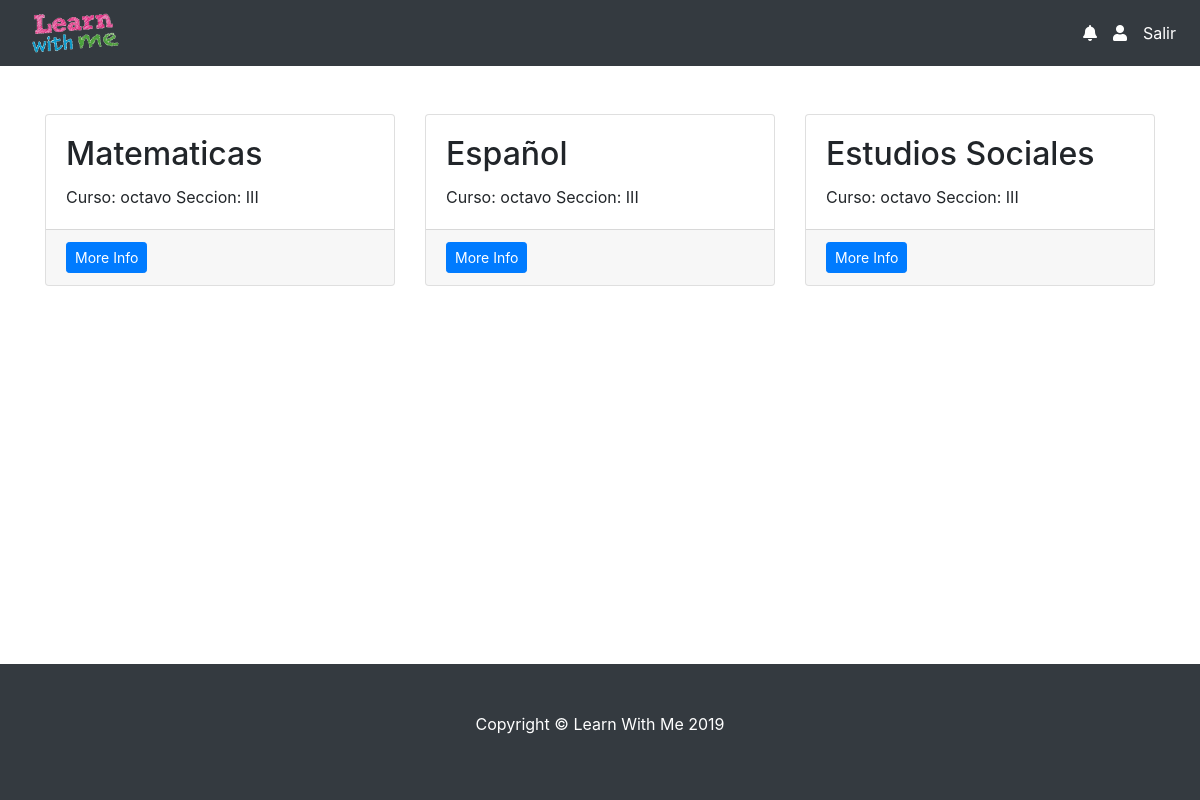
The page /RecursosEstudiantiles.php (signed in) on the database its author committed.
### tables this page shows
CREATE TABLE IF NOT EXISTS `tbl_usuarios` (
  `usuarioID` int(11) NOT NULL AUTO_INCREMENT,
  `nombre` varchar(20) DEFAULT NULL,
  `apellido` varchar(20) DEFAULT NULL,
  `correo` varchar(100) DEFAULT NULL,
  `password` varchar(100) DEFAULT NULL,
  `Cedula` int(15) NOT NULL,
  `FechaNacimiento` date NOT NULL,
  `telefono` int(12) NOT NULL,
  `tipoUsuarioID` int(11) DEFAULT NULL,
  `DepartamentoID` int(11) DEFAULT NULL,
  `MunicipioID` int(11) DEFAULT NULL,
  PRIMARY KEY (`usuarioID`),
  KEY `tipoUsuarioID` (`tipoUsuarioID`),
  KEY `DepartamentoID` (`DepartamentoID`),
  KEY `MunicipioID` (`MunicipioID`)
);

CREATE TABLE IF NOT EXISTS `tbl_asignaturas` (
  `asignaturaID` int(11) NOT NULL AUTO_INCREMENT,
  `nombreAsignatura` varchar(45) DEFAULT NULL,
  `CursoID` int(11) DEFAULT NULL,
  PRIMARY KEY (`asignaturaID`),
  KEY `CursoID` (`CursoID`)
);

CREATE TABLE IF NOT EXISTS `tbl_cursos` (
  `CursoID` int(11) NOT NULL AUTO_INCREMENT,
  `nombreCurso` varchar(30) DEFAULT NULL,
  PRIMARY KEY (`CursoID`)
);

CREATE TABLE IF NOT EXISTS `tbl_secciones` (
  `SeccionID` int(11) NOT NULL AUTO_INCREMENT,
  `nombreSeccion` varchar(15) DEFAULT NULL,
  PRIMARY KEY (`SeccionID`)
);

### Clases/Conexion.php (called while the page is built, shortened)
<?php
	class Conexion{
		private $host = "localhost";
		private $usuario = "root";
		private $password = "";
		private $baseDatos = "copialwm";
		private $puerto = 3306;
		private $link;
		public function __construct(){
			$this->link = mysqli_connect(
				$this->host,
				$this->usuario,
				$this->password,
				$this->baseDatos,
				$this->puerto
			);
		}
		public function ejecutarConsulta($sql){
			return mysqli_query($this->link, $sql);
		}
		public function obtenerFila($resultado){
			return mysqli_fetch_array($resultado);
		}
	}
?>

### RecursosEstudiantiles.php (the view, shortened to what this page needs)
<?php
include("Clases/Conexion.php");
$conexion = new Conexion();
$conexion->mysql_set_charset("utf8");
?>
<!DOCTYPE html>
<html>
<head>
	<link rel="stylesheet" type="text/css" href="Estilos/css/bootstrap.min.css">
	<link rel="stylesheet" type="text/css" href="Estilos/fonts/awesome/css/all.css">
</head>
<body>
	<nav class="navbar navbar-expand-lg navbar-dark bg-dark">
		<a class="navbar-brand pl-3" href="index.php"><img src="img/learn 1.png" height="40"></a>
		<div class="collapse navbar-collapse" id="navbarText">
			<ul class="navbar-nav mr-2 my-lg-0">
				<li class="nav-item">
					<a href="#"><span class="text-white pr-3"><i class="fas fa-bell"></i></span></a>
				</li>
				<li class="nav-item">
					<a href="#"><span class="text-white pr-3"><i class="fas fa-user"></i></span></a>
				</li>
				<li class="nav-item">
					<a class="nav-link active p-0" href="Acciones/CerrarSesion.php">Salir</a>
				</li>
			</ul>
		</div>
	</nav>
	<div class="container mt-5">
		<?php
		if($_SESSION['TipoUsuario']=='2'){
			$consulta="SELECT nombre,apellido,nombreAsignatura, nombreCurso,nombreSeccion FROM tbl_usuarios,tbl_asignaturas,tbl_cursos,tbl_secciones,tbl_docentes, tbl_asignaturasxdocente, tbl_seccionesxcurso WHERE tbl_usuarios.usuarioID=tbl_docentes.usuarioID and tbl_docentes.DocenteID=tbl_asignaturasxdocente.docenteID AND tbl_asignaturasxdocente.asignaturaID=tbl_asignaturas.asignaturaID AND tbl_asignaturas.CursoID=tbl_cursos.CursoID AND tbl_seccionesxcurso.CursoID=tbl_cursos.CursoID AND tbl_seccionesxcurso.SeccionID=tbl_secciones.SeccionID and  tbl_docentes.DocenteID=".$_SESSION['Docente'];
			$resultado=$conexion->ejecutarconsulta($consulta);
			$iteracion=0;
			while ($arreglo = $conexion->obtenerFila($resultado)) {
				if($iteracion==0){
					echo '<div class="row">';
				}
				echo ' <div class="col-md-4 mb-5">
				<div class="card h-100">
				<div class="card-body">
				<h2 class="card-title">'.$arreglo['nombreAsignatura'].'</h2>
				<p class="card-text">Curso: '.$arreglo['nombreCurso'].' Seccion: '.$arreglo['nombreSeccion'].'</p>
				</div>
				<div class="card-footer">
				<a href="ListaRecursos.php?nombreAsignatura='.$arreglo['nombreAsignatura'].'" class="btn btn-primary btn-sm">More Info</a>
				</div>
				</div>
				</div>';
				$iteracion++;
				if ($iteracion==3) {
					echo '</div>';
					$iteracion =0;
				}
			}
		}
			?>
		</div>
		<footer class="py-5 bg-dark" style="bottom: 0; position: absolute; width: 100%;">
				<p class="text-center text-white">Copyright &copy; Learn With Me 2019</p>
		</footer>
	</body>
	</html>

### rows shown on the page
tbl_usuarios: tbl_asignaturas.nombreAsignatura "Matematicas", tbl_cursos.nombreCurso "octavo", tbl_secciones.nombreSeccion "III", tbl_asignaturas.nombreAsignatura "Español", tbl_asignaturas.nombreAsignatura "Estudios Sociales"
